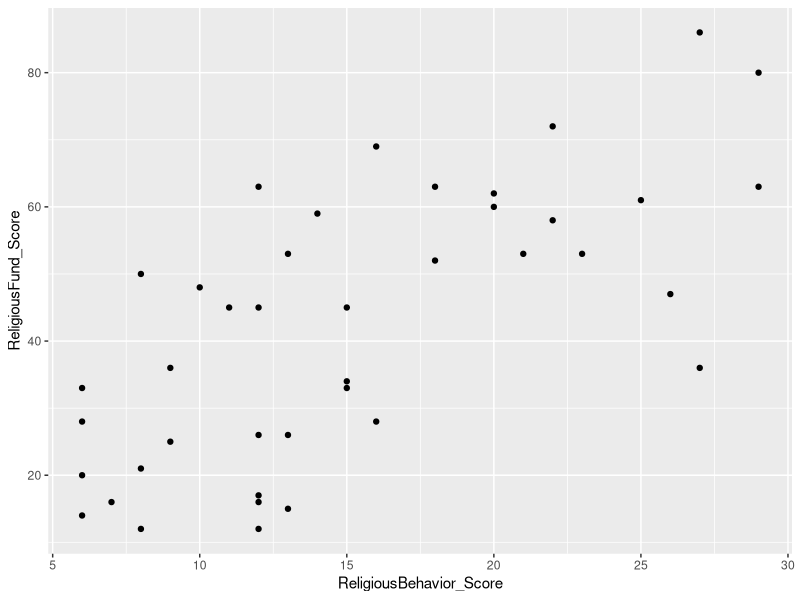
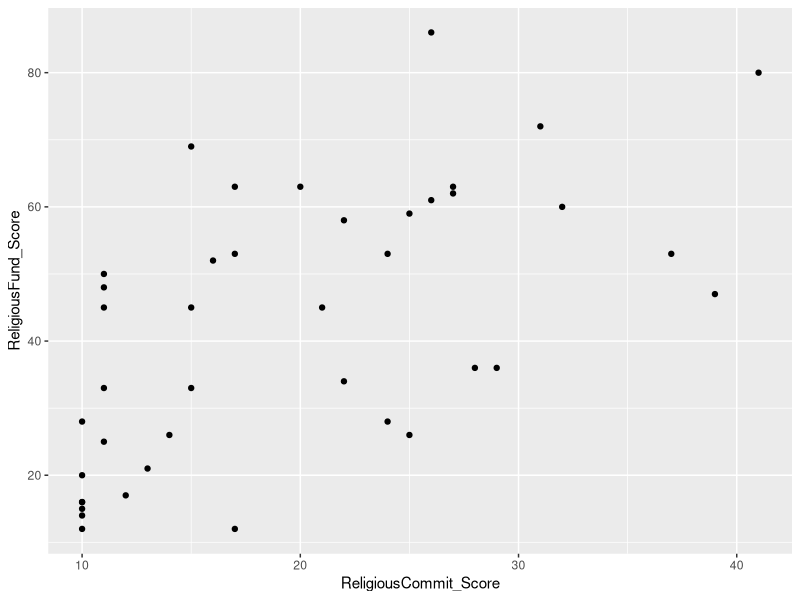

R code for these plots, in order:
library(plyr)
library(dplyr)
library(stats)
library(ggplot2)
library(knitr)
library(xtable)


## @knitr get_data

afterlife.data <- read.csv("DataFile_20151010.reformatted.csv")

## @knitr prepare_data 

#filter for adults
afterlife.adultdata <- filter(afterlife.data, Adult == 1)

colnames(afterlife.adultdata)

#remove irrelevant variable from adultdata
afterlife.adultdata <- afterlife.adultdata[,-c(7)]

#convert all necessary variables to factor types 
afterlife.adultdata[,c(6,17,26,27,28,30)] <- colwise(as.factor)(afterlife.adultdata[,c(6,17,26,27,28,30)])

#only keep variables wanted in model
afterlife.adultdata <- afterlife.adultdata[,c(6,15,17,19,20,21,23,24,25,26,28,30)]



## @knitr corr
## check for high correlations


#uncomment to print correlation matrix
#cor(afterlife.adultdata[sapply(afterlife.adultdata, is.numeric)])


ggplot(afterlife.adultdata, aes(x=ReligiousBehavior_Score, y = ReligiousFund_Score)) + geom_point()
cor(afterlife.adultdata$ReligiousBehavior_Score, afterlife.adultdata$ReligiousFund_Score) #.691 correlation for religious behavior and fundamentalism
afterlife.adultdata <- afterlife.adultdata[,-c(4)] #remove religious behavior

ggplot(afterlife.adultdata, aes(x=ReligiousCommit_Score, y = ReligiousFund_Score)) + geom_point()
cor(afterlife.adultdata$ReligiousCommit_Score, afterlife.adultdata$ReligiousFund_Score) #.604 correlation for fundamentalism and commitment
afterlife.adultdata <- afterlife.adultdata[,-c(8)] #remove religious commitment



## not enough data to model, so I combined select dummy variables into broader specifics
## @knitr mutate_var


#Political ideology
afterlife.adultdata <- afterlife.adultdata %>%
  mutate(PoliticalBelief = ifelse(PoliticalID == 1 | PoliticalID == 2 | PoliticalID == 3, "liberal",
                                  ifelse(PoliticalID == 4, "moderate", "conservative")))
afterlife.adultdata$PoliticalBelief = as.factor(afterlife.adultdata$PoliticalBelief)
#Education
afterlife.adultdata <- afterlife.adultdata %>%
  mutate(Education_Macro = ifelse(Education == 5 | Education == 6, "College",
                                  "High school or below"))
afterlife.adultdata$Education_Macro <- as.factor(afterlife.adultdata$Education_Macro)
#Income
afterlife.adultdata <- afterlife.adultdata %>%
  mutate(Income_Macro = ifelse(Income == 1 | Income == 2, "40,000 or less",
                               ifelse(Income == 3 | Income == 4, "40,001 to 90,000","90,000 or more")))
afterlife.adultdata$Income_Macro <- as.factor(afterlife.adultdata$Income_Macro)



## @knitr lm
## create linear models

#model 1 (no interactions)
overall.adult.model1 <- lm(Belief_Score ~ Prime + ReligiousFund_Score + ExtrinsicSocial_Score +
                             ExtrinsicPersonal_Score + PoliticalBelief + Income_Macro, data = afterlife.adultdata)


summary(overall.adult.model1)

#model 2 (with interactions)
overall.adult.model2 <- lm(Belief_Score ~ Prime + ReligiousFund_Score + Intrinsic_Score + 
                             ExtrinsicSocial_Score + ExtrinsicPersonal_Score + PoliticalBelief +
                             Income_Macro + Prime*ReligiousFund_Score + Prime*Intrinsic_Score + 
                             Prime*ExtrinsicSocial_Score + Prime*ExtrinsicPersonal_Score + 
                             Prime*PoliticalBelief  + Prime*Income_Macro, data = afterlife.adultdata)

summary(overall.adult.model2) 



## @knitr xtable
## function for printing a pretty table in latex later


print.xtable.booktabs <- function(x){
  
  print(xtable(x),
        floating=F,
        hline.after=NULL,
        add.to.row=list(pos=list(-1,0, nrow(x)),
                        command=c(
                          '\\toprule\n',
                          '\\midrule\n',
                          '\\bottomrule\n')))
  
}

## prepare the adult data 
## @knitr print

lm.table <- xtable(summary(overall.adult.model2))
print.xtable.booktabs(lm.table)

